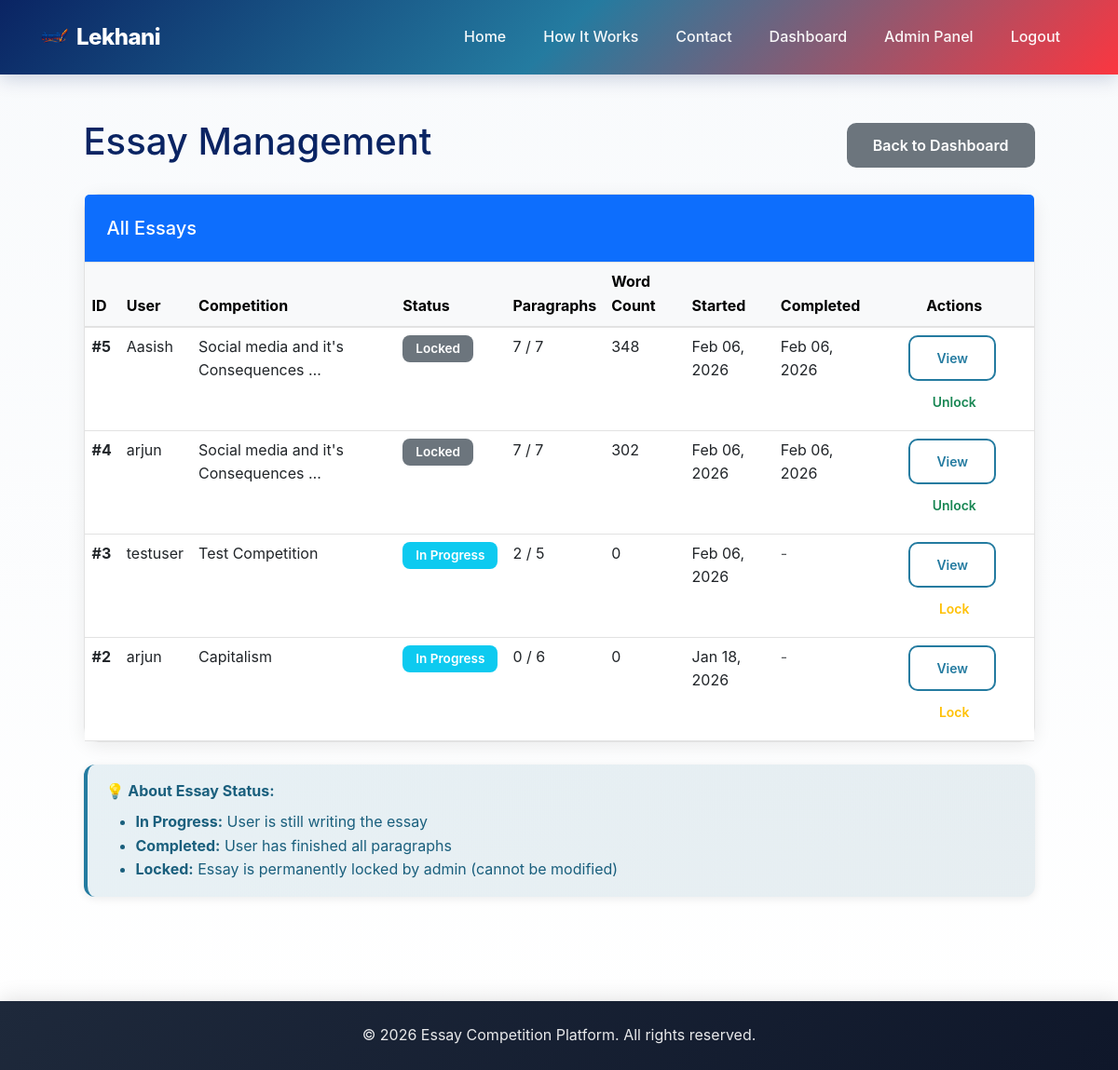
Page /admin-panel/essays/ (signed in) on the earlier database version.
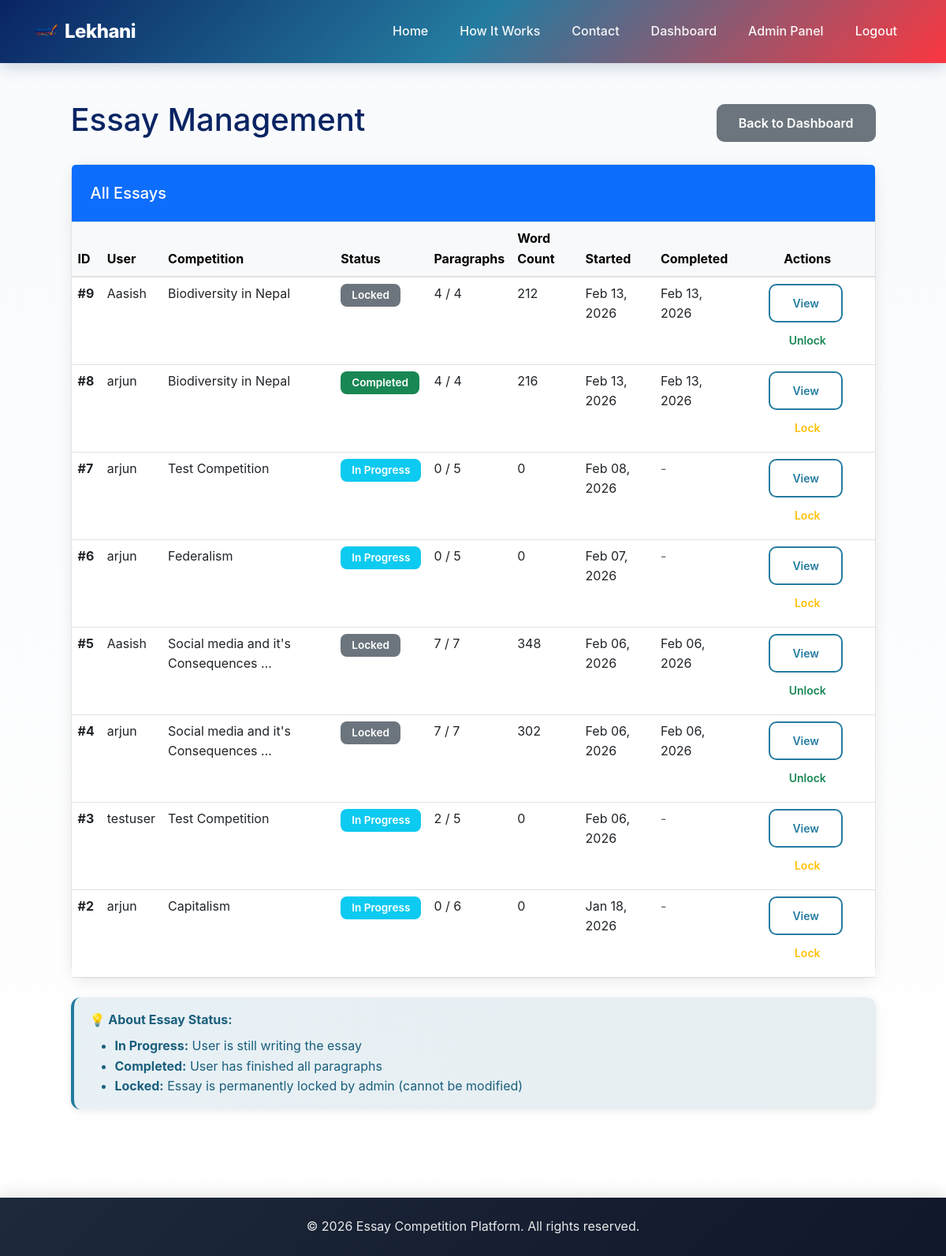
Same page on the later database version.
### competition/models.py (models this page shows, shortened)
class Essay(models.Model):
    STATUS_CHOICES = [
        ('in_progress', 'In Progress'),
        ('completed', 'Completed'),
        ('locked', 'Locked'),
    ]
    user = models.ForeignKey(User, on_delete=models.CASCADE, related_name='essays')
    competition = models.ForeignKey(Competition, on_delete=models.CASCADE, related_name='essays')
    status = models.CharField(max_length=15, choices=STATUS_CHOICES, default='in_progress')
    started_at = models.DateTimeField(auto_now_add=True)
    completed_at = models.DateTimeField(null=True, blank=True)
    word_count = models.PositiveIntegerField(default=0)
    grammar_errors = models.PositiveIntegerField(default=0)
    spelling_errors = models.PositiveIntegerField(default=0)
    grammar_score = models.PositiveIntegerField(default=100)
    final_score = models.FloatField(default=0)   # ⭐ NEW FIELD
    def current_paragraph_count(self):
        return self.paragraphs.count()
    class Meta:
        ordering = ['-started_at']
        unique_together = ['user', 'competition']
        verbose_name = 'Essay'
        verbose_name_plural = 'Essays'

class Competition(models.Model):
    title = models.CharField(max_length=200)
    description = models.TextField()
    start_date = models.DateTimeField()
    end_date = models.DateTimeField()
    max_paragraphs = models.PositiveIntegerField()
    created_at = models.DateTimeField(auto_now_add=True)
    updated_at = models.DateTimeField(auto_now=True)
    class Meta:
        ordering = ['-start_date']
        verbose_name = 'Competition'
        verbose_name_plural = 'Competitions'

### competition/views.py (the view, shortened to what this page needs)
# urls.py: path('admin-panel/essays/', views.admin_essays, name='admin_essays'),
@login_required
@admin_required
def admin_essays(request):
    essays = Essay.objects.select_related('user', 'competition').all().order_by('-started_at')
    context = {
        'essays': essays,
    }
    return render(request, 'admin_essays.html', context)

### competition/templates/admin_essays.html (shortened to what the changed rows need)
{% extends 'base.html' %}
{% block content %}
<div class="container my-5">
    <div class="row">
        <div class="col-lg-11 mx-auto">
            <div class="d-flex justify-content-between align-items-center mb-4">
                <h1>Essay Management</h1>
            </div>
            <div class="card">
                <div class="card-body p-0">
                    {% if essays %}
                    <div class="table-responsive">
                        <table class="table table-hover mb-0">
                            <thead class="table-light">
                                <tr>
                                    <th>ID</th>
                                    <th>User</th>
                                    <th>Competition</th>
                                    <th>Status</th>
                                    <th>Paragraphs</th>
                                    <th>Word Count</th>
                                    <th>Started</th>
                                    <th>Completed</th>
                                    <th class="text-center">Actions</th>
                                </tr>
                            </thead>
                            <tbody>
                                {% for essay in essays %}
                                <tr>
                                    <td><strong>#{{ essay.id }}</strong></td>
                                    <td>{{ essay.user.username }}</td>
                                    <td>{{ essay.competition.title|truncatewords:5 }}</td>
                                    <td>
                                        {% if essay.status == 'in_progress' %}
                                        <span class="badge bg-info">In Progress</span>
                                        {% elif essay.status == 'completed' %}
                                        <span class="badge bg-success">Completed</span>
                                        {% elif essay.status == 'locked' %}
                                        <span class="badge bg-secondary">Locked</span>
                                        {% endif %}
                                    </td>
                                    <td>{{ essay.current_paragraph_count }} / {{ essay.competition.max_paragraphs }}
                                    </td>
                                    <td>{{ essay.word_count }}</td>
                                    <td>{{ essay.started_at|date:"M d, Y" }}</td>
                                    <td>
                                        {% if essay.completed_at %}
                                        {{ essay.completed_at|date:"M d, Y" }}
                                        {% else %}
                                        <span class="text-muted">-</span>
                                        {% endif %}
                                    </td>
                                    <td class="text-center">
                                        <a href="{% url 'essay_view' essay.id %}"
                                            class="btn btn-sm btn-outline-primary me-1">View</a>
                                        {% if essay.status != 'locked' %}
                                        <form method="post" action="{% url 'admin_essays' %}"
                                            style="display: inline-block;">
                                            <button type="submit" class="btn btn-sm btn-outline-warning"
                                                onclick="return confirm('Are you sure you want to lock this essay?')">Lock</button>
                                        </form>
                                        {% else %}
                                        <form method="post" action="{% url 'admin_essays' %}"
                                            style="display: inline-block;">
                                            <button type="submit" class="btn btn-sm btn-outline-success"
                                                onclick="return confirm('Are you sure you want to unlock this essay?')">Unlock</button>
                                        </form>
                                        {% endif %}
                                    </td>
                                </tr>
                                {% endfor %}
                            </tbody>
                        </table>
                    </div>
                    {% else %}
                    <div class="text-center py-5">
                        <p class="text-muted mb-0">No essays found.</p>
                    </div>
                    {% endif %}
                </div>
            </div>
        </div>
    </div>
</div>
{% endblock %}

Differences in the rows shown:
added Essay: id "9", user.username "Aasish", competition "Biodiversity in Nepal", status "Locked", current_paragraph_count "4", competition.max_paragraphs "4", word_count "212", started_at "Feb 13, 2026", completed_at "Feb 13, 2026"
added Essay: id "8", user.username "arjun", competition "Biodiversity in Nepal", status "Completed", current_paragraph_count "4", competition.max_paragraphs "4", word_count "216", started_at "Feb 13, 2026", completed_at "Feb 13, 2026"
added Essay: id "7", user.username "arjun", competition "Test Competition", status "In Progress", current_paragraph_count "0", competition.max_paragraphs "5", word_count "0", started_at "Feb 08, 2026"
added Essay: id "6", user.username "arjun", competition "Federalism", status "In Progress", current_paragraph_count "0", competition.max_paragraphs "5", word_count "0", started_at "Feb 07, 2026"
